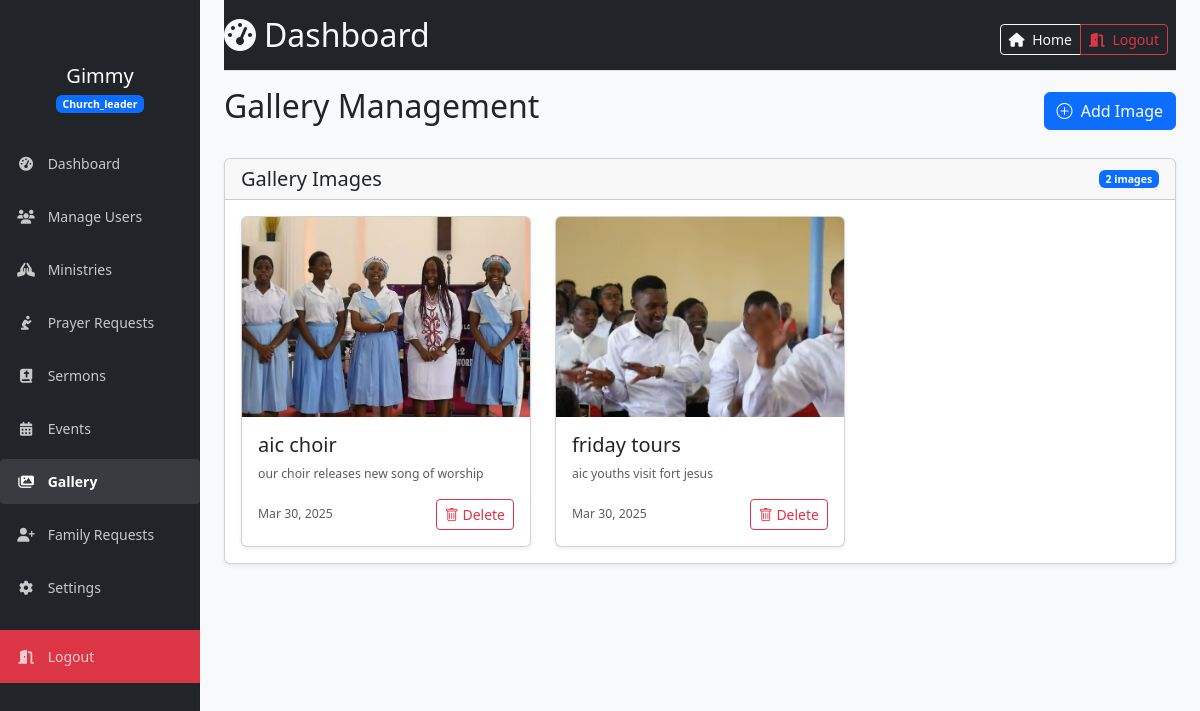
The app's page /well-known/admin/gallery.php (signed in) with its own data.
### tables this page shows
CREATE TABLE `gallery` (
  `id` int(11) NOT NULL,
  `title` varchar(255) NOT NULL,
  `description` text DEFAULT NULL,
  `image_path` varchar(255) NOT NULL,
  `created_at` timestamp NOT NULL DEFAULT current_timestamp()
);

### well-known/admin/gallery.php (the view, shortened to what this page needs)
<?php
require_once '../includes/auth.php';
$sql = "SELECT * FROM gallery ORDER BY created_at DESC";
$result = $conn->query($sql);
?>
<!DOCTYPE html>
<html lang="en">
<head>
    <link href="https://cdn.jsdelivr.net/npm/bootstrap@5.3.0/dist/css/bootstrap.min.css" rel="stylesheet">
    <link rel="stylesheet" href="https://cdn.jsdelivr.net/npm/bootstrap-icons@1.7.2/font/bootstrap-icons.css">
    <link rel="stylesheet" href="https://cdnjs.cloudflare.com/ajax/libs/font-awesome/6.4.0/css/all.min.css">
    <link rel="stylesheet" href="../assets/css/admin.css">
</head>
<body>
    <div class="container-fluid">
        <div class="row">
        <?php include "../includes/admin_left_nav.php" ?>
            <main class="col-md-9 ms-sm-auto col-lg-10 px-md-4 py-0">
                <div class="d-flex justify-content-between flex-wrap flex-md-nowrap align-items-center pt-3 pb-2 mb-3 bg-dark border-bottom">
                    <h1 class="h2 text-light"><i class="fas fa-tachometer-alt me-2"></i>Dashboard</h1>
                    <div class="btn-toolbar mb-2 mb-md-0">
                        <div class="btn-group me-2">
                            <button type="button" class="btn btn-sm btn-outline-light">
                                <a class="nav-link" href="../index.php">
                                    <i class="fas fa-house me-1"></i> Home
                                </a>
                            </button>
                            <button type="button" class="btn btn-sm btn-outline-danger" id="button_logout">
                                <a class="nav-link" href="../logout.php">
                                    <i class="fas fa-door-open me-1"></i> Logout
                                </a>
                            </button>
                        </div>
                    </div>
                </div>
                <div class="col d-flex justify-content-between align-items-center mb-4">
                    <h1 class="h2">Gallery Management</h1>
                    <button class="btn btn-primary" id="toggleUploadForm">
                        <i class="bi bi-plus-circle me-1"></i> Add Image
                    </button>
                </div>
                <div class="card">
                    <div class="card-header d-flex justify-content-between align-items-center">
                        <h5 class="card-title mb-0">Gallery Images</h5>
                        <span class="badge bg-primary"><?php echo $result->num_rows; ?> images</span>
                    </div>
                    <div class="card-body">
                        <div class="row g-4">
                            <?php while($row = $result->fetch_assoc()): ?>
                                <div class="col-md-4">
                                    <div class="card h-100">
                                        <img src="../<?php echo htmlspecialchars($row['image_path']); ?>"
                                             class="card-img-top"
                                             alt="<?php echo htmlspecialchars($row['title']); ?>"
                                             style="height: 200px; object-fit: cover;">
                                        <div class="card-body">
                                            <h5 class="card-title"><?php echo htmlspecialchars($row['title']); ?></h5>
                                            <p class="card-text small text-muted">
                                                <?php echo htmlspecialchars($row['description']); ?>
                                            </p>
                                            <div class="d-flex justify-content-between align-items-center">
                                                <small class="text-muted">
                                                    <?php echo date('M j, Y', strtotime($row['created_at'])); ?>
                                                </small>
                                                <form action="" method="POST" class="d-inline">
                                                    <button type="submit" name="delete" class="btn btn-outline-danger btn-sm"
                                                            onclick="return confirm('Are you sure you want to delete this image?')">
                                                        <i class="bi bi-trash"></i> Delete
                                                    </button>
                                                </form>
                                            </div>
                                        </div>
                                    </div>
                                </div>
                            <?php endwhile; ?>
                        </div>
                    </div>
                </div>
            </main>
        </div>
    </div>
</body>
</html>

### well-known/assets/css/admin.css (style rules this page uses)
body { font-size: .875rem; background-color: #f8f9fa; }
main { padding-top: 48px; }
.card { box-shadow: 0 0.125rem 0.25rem rgba(0, 0, 0, 0.075); transition: box-shadow 0.3s ease-in-out; }

### records on screen
gallery: image_path (picture), title "aic choir", description "our choir releases new song of worship", created_at "Mar 30, 2025"
gallery: image_path (picture), title "friday tours", description "aic youths visit fort jesus", created_at "Mar 30, 2025"

### other values on screen
$safe_username "Gimmy"
$safe_role "Church_leader"
$result->num_rows "2"
